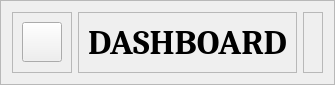
        <widget class="QFrame" name="header_frame">
         <property name="maximumSize">
          <size>
           <width>16777215</width>
           <height>66</height>
          </size>
         </property>
         <property name="frameShape">
          <enum>QFrame::StyledPanel</enum>
         </property>
         <property name="frameShadow">
          <enum>QFrame::Raised</enum>
         </property>
         <layout class="QHBoxLayout" name="horizontalLayout_3">
          <item alignment="Qt::AlignLeft">
           <widget class="QFrame" name="left_header_nav">
            <property name="frameShape">
             <enum>QFrame::StyledPanel</enum>
            </property>
            <property name="frameShadow">
             <enum>QFrame::Raised</enum>
            </property>
            <layout class="QHBoxLayout" name="horizontalLayout_4">
             <item alignment="Qt::AlignHCenter|Qt::AlignVCenter">
              <widget class="QPushButton" name="left_menu_button">
               <property name="minimumSize">
                <size>
                 <width>40</width>
                 <height>40</height>
                </size>
               </property>
               <property name="maximumSize">
                <size>
                 <width>40</width>
                 <height>40</height>
                </size>
               </property>
               <property name="text">
                <string/>
               </property>
              </widget>
             </item>
            </layout>
           </widget>
          </item>
          <item>
           <widget class="QFrame" name="title">
            <property name="frameShape">
             <enum>QFrame::StyledPanel</enum>
            </property>
            <property name="frameShadow">
             <enum>QFrame::Raised</enum>
            </property>
            <layout class="QVBoxLayout" name="verticalLayout_5">
             <item>
              <widget class="QLabel" name="title_label">
               <property name="font">
                <font>
                 <family>Cambria</family>
                 <pointsize>26</pointsize>
                 <italic>false</italic>
                 <bold>true</bold>
                </font>
               </property>
               <property name="text">
                <string>DASHBOARD</string>
               </property>
               <property name="alignment">
                <set>Qt::AlignCenter</set>
               </property>
              </widget>
             </item>
            </layout>
           </widget>
          </item>
          <item>
           <widget class="QFrame" name="right_header_nav">
            <property name="frameShape">
             <enum>QFrame::StyledPanel</enum>
            </property>
            <property name="frameShadow">
             <enum>QFrame::Raised</enum>
            </property>
            <layout class="QHBoxLayout" name="horizontalLayout_5"/>
           </widget>
          </item>
         </layout>
        </widget>
